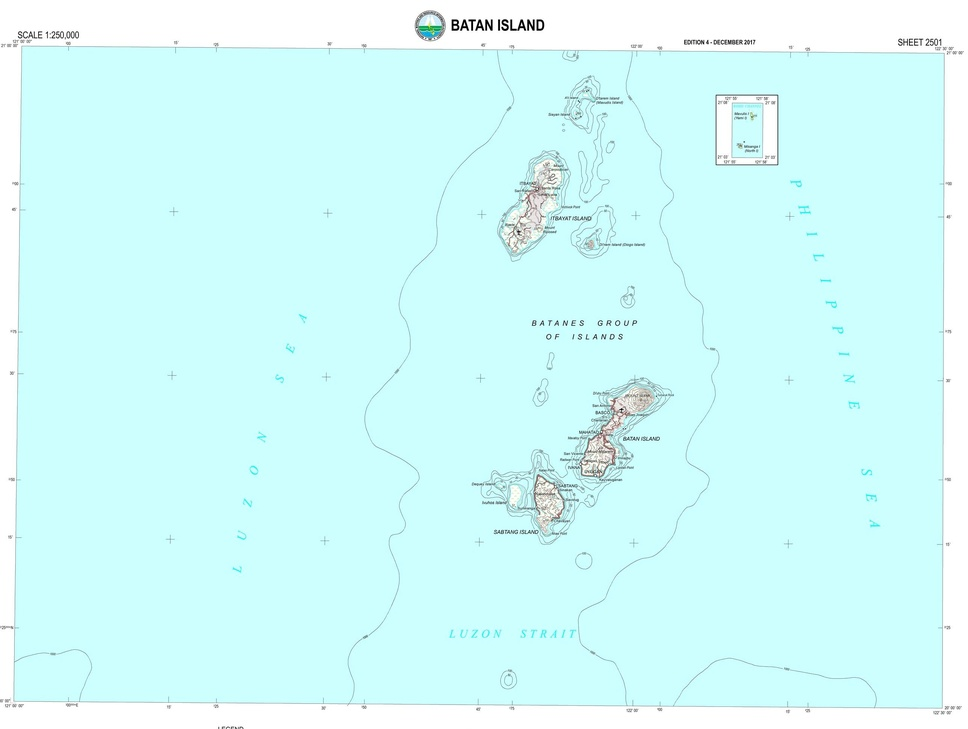
#> input picture data/raw/images/seg_01.jpg, 968 x 729 px, shrunk from 2576 x 1939 before the run
$ python -i image_coastline.py   (imports and definitions only)
#> lines starting #> are read from the running program, lines starting #| are printed output that depends on the picture; after the words box and inside, x2 and y2 are one past the last pixel; in counts of white or black regions, pixels touching at a corner belong together
"""Extract a coastline from a raster map image (e.g. a JPG).

The coastline is the *boundary* between sea and land. Two extraction methods are
provided, because real maps differ:

* ``method="otsu"`` — split the image into two regions by **brightness** (Otsu's
  method). Works for clean "filled land vs sea" images where one side is light
  and the other dark.

* ``method="sea_color"`` — detect the **blue sea by colour** (in HSV space).
  Needed for full topographic maps (e.g. NAMRIA sheets) where land contains
  white/green/text that overlaps the sea in brightness, so no single brightness
  cutoff separates them — but the sea is a distinct blue.

In both cases the pipeline is: build a sea/land mask -> (optionally) fill holes
and keep the largest region to drop labels/contour lines/specks -> take the
mask's morphological boundary. That boundary is the coastline, returned as a
binary image ready for the box-counting engine.

Only Pillow and scipy.ndimage are required (no OpenCV / scikit-image).
"""

from __future__ import annotations

import numpy as np
from PIL import Image
from scipy import ndimage


def load_grayscale(path: str) -> np.ndarray:
    """Load an image file as a 2-D float grayscale array in [0, 255]."""
#> called with path = '../../data/raw/images/seg_01.jpg'
    with Image.open(path) as im:
#> im is the input picture: PIL image 968x729 RGB; mean R, G, B 210.3, 252.4, 251.6
        return np.asarray(im.convert("L"), dtype=float)
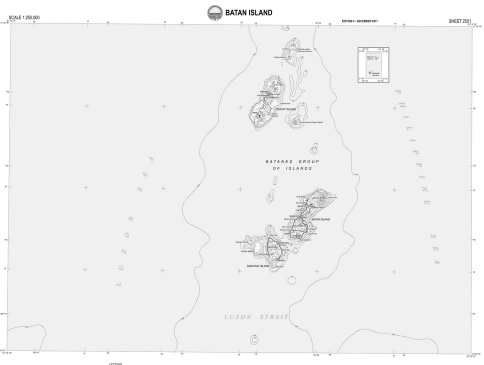
#> returned value: shape (729, 968) float64 (shown at 1/2 size); min 0, max 255, mean 239.8


# [8 lines left out: function load_hsv, not called in this run]


def otsu_threshold(gray: np.ndarray) -> float:
    """Compute Otsu's threshold — the gray level best separating two classes."""
    hist, _ = np.histogram(gray, bins=256, range=(0, 256))
#> hist = 256 values, max 527644 at index 240, min 0 at index 30, mean 2756.5
    hist = hist.astype(float)
    total = hist.sum()
#> total = 705672
    if total == 0:
        return 127.5

    levels = np.arange(256)
    weight_bg = np.cumsum(hist)
#> weight_bg = 256 values from 102 to 705672
    weight_fg = total - weight_bg
#> weight_fg = 256 values, max 705570 at index 0, min 0 at index 255, mean 661023.9
    cum_mean = np.cumsum(hist * levels)
#> cum_mean = 256 values from 0 to 169222126
    mean_bg = np.divide(cum_mean, weight_bg, out=np.zeros(256), where=weight_bg > 0)
#> mean_bg = 256 values from 0 to 239.8
    total_mean = cum_mean[-1]
#> total_mean = 169222126
    mean_fg = np.divide(total_mean - cum_mean, weight_fg,
                        out=np.zeros(256), where=weight_fg > 0)
#> mean_fg = 256 values, max 255 at index 254, min 0 at index 255, mean 240.4
    between_var = weight_bg * weight_fg * (mean_bg - mean_fg) ** 2
#> between_var = 256 values, max 5.88e+13 at index 208, min 0 at index 255, mean 2.95e+13
    return float(np.argmax(between_var))


def _crop_border(arr: np.ndarray, frac: float) -> np.ndarray:
    """Crop ``frac`` of each side off a 2-D or 3-D array."""
    if frac <= 0:
        return arr
    h, w = arr.shape[:2]
    dh, dw = int(h * frac), int(w * frac)
    return arr[dh:h - dh, dw:w - dw]


def _sea_mask_otsu(gray: np.ndarray) -> np.ndarray:
    """Binary mask from a brightness threshold (polarity-independent boundary)."""
    return gray > otsu_threshold(gray)


# [10 lines left out: function _sea_mask_color, not called in this run]


def extract_coastline(
    path: str,
    method: str = "otsu",
    threshold: float | str = "otsu",
    keep_largest: bool = True,
    fill_holes: bool = True,
    crop_border_frac: float = 0.0,
    hue_lo: float = 120.0,
    hue_hi: float = 185.0,
    sat_min: float = 25.0,
    val_min: float = 40.0,
    open_iterations: int = 0,
    min_feature_area: float = 300.0,
    debug_path: str | None = None,
) -> np.ndarray:
    """Turn a map image into a binary coastline image.

    Args:
        path:             Image file (JPG/PNG/...).
        method:           ``"otsu"`` (brightness) or ``"sea_color"`` (blue sea).
        threshold:        For ``otsu``: ``"otsu"`` or a fixed gray level 0–255.
        keep_largest:     Keep only the largest region before taking the boundary
                          — for ``sea_color`` this isolates the ocean itself, so
                          inland rivers/lakes and the frame are excluded.
        fill_holes:       Fill interior holes — for ``sea_color`` this drops
                          islands, depth-contour lines and labels inside the sea.
        crop_border_frac: Crop this fraction off each side first (map frame/title).
        hue_lo, hue_hi:   For ``sea_color``: hue band selecting the sea (PIL hue
                          scale 0–255; blue ~= 170, cyan ~= 127).
        sat_min, val_min: For ``sea_color``: minimum saturation/brightness.
        open_iterations:  For ``sea_color``: morphological opening before
                          isolating the ocean, to sever thin river connections
                          (0 = off). Higher values cut more aggressively.
        min_feature_area: For ``sea_color``: holes in the ocean smaller than this
                          (pixels) are filled — removing depth-contour fragments,
                          soundings and text labels — while larger holes (real
                          islands) are kept and their coastlines measured. Set 0
                          to keep every hole, or a huge value to fill all islands.
        debug_path:       If set, save a colour overlay (coastline drawn in red
                          over the original) here for visual inspection.

    Returns:
        Boolean array; True on coastline (sea/land boundary) pixels.
    """
    if method == "sea_color":
        hsv = _crop_border(load_hsv(path), crop_border_frac)
        mask = _sea_mask_color(hsv, hue_lo, hue_hi, sat_min, val_min)
        # Optionally sever thin inland-water connections to the open sea.
        if open_iterations > 0:
            mask = ndimage.binary_opening(mask, iterations=open_iterations)
        # Isolate the ocean = the single largest blue region. This drops inland
        # rivers/lakes (separate components) and the frame.
        if keep_largest:
            mask = _largest_true_component(mask)
        # Fill only SMALL holes (contour fragments / soundings / text in the sea);
        # keep large holes (islands) so their coastlines are measured too.
        if fill_holes:
            mask = _fill_small_holes(mask, min_feature_area)
    elif method == "otsu":
        gray = _crop_border(load_grayscale(path), crop_border_frac)
        thresh = otsu_threshold(gray) if threshold == "otsu" else float(threshold)
#> thresh = 208
        mask = gray > thresh
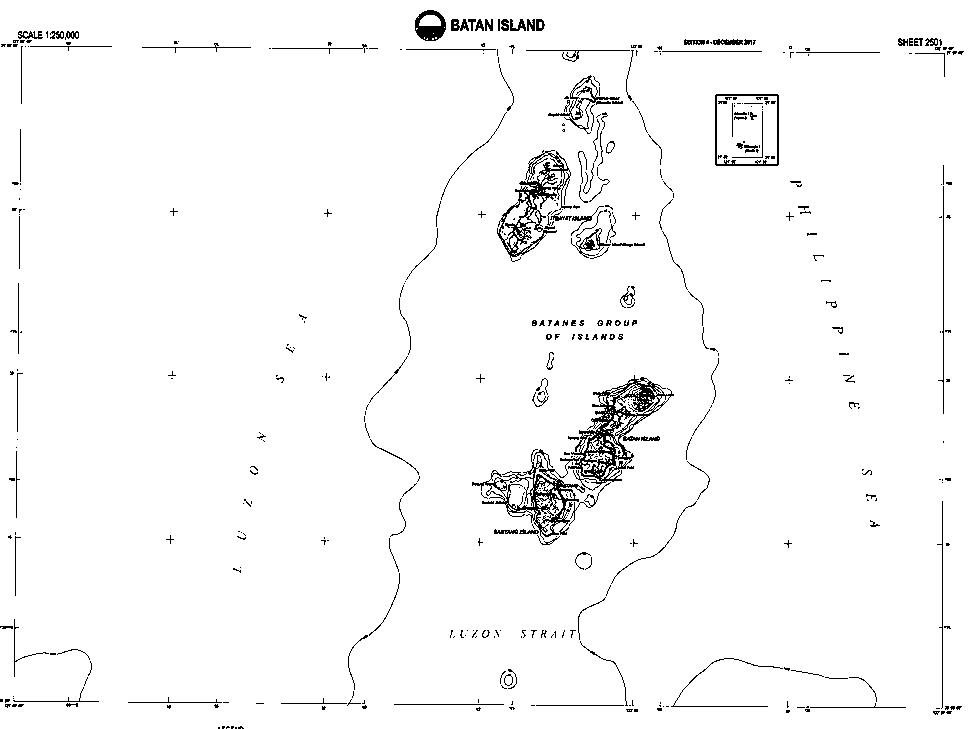
#> mask: shape (729, 968) bool; 97.2% white; black in thin lines or dots
        if fill_holes:
            mask = ndimage.binary_fill_holes(mask)
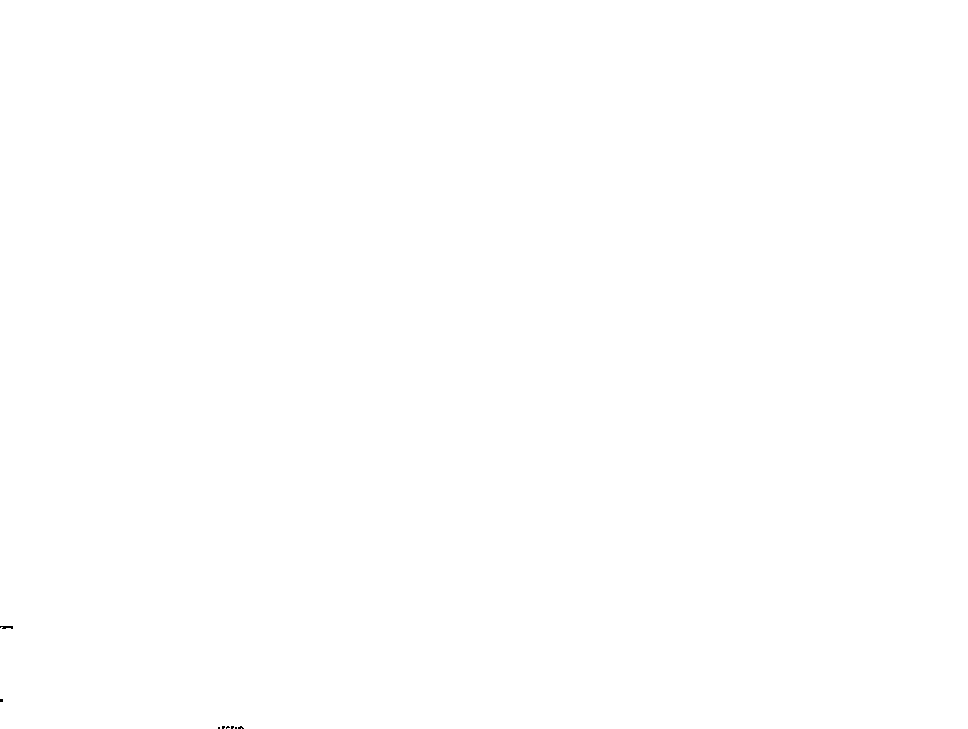
#> mask: shape (729, 968) bool; 100% white; black in thin lines or dots, all inside (x1, y1, x2, y2) = (0, 626, 244, 729)
        if keep_largest:
            mask = _keep_largest_region(mask)
    else:
        raise ValueError(f"unknown method {method!r}; use 'otsu' or 'sea_color'")

    # Morphological boundary: mask pixels bordering a non-mask pixel. border_value=1
    # so a region touching the image edge does not create a boundary along the frame.
    eroded = ndimage.binary_erosion(mask, border_value=1)
    boundary = mask & ~eroded

    if debug_path is not None:
        _save_overlay(path, boundary, crop_border_frac, debug_path)
    return boundary


# [75 lines left out: functions coastline_diagnostics, _fill_small_holes, _largest_true_component, not called in this run]


def _keep_largest_region(mask: np.ndarray) -> np.ndarray:
    """Return a mask with only its single largest connected component kept.

    Considers both the mask and its complement and keeps whichever connected
    component is largest overall — robust to whether sea or land is foreground.
    """
    best, best_size = mask, int(mask.sum())
#> best_size = 705590
    for candidate in (mask, ~mask):
        labels, n = ndimage.label(candidate)
        if n == 0:
            continue
        sizes = ndimage.sum_labels(np.ones_like(labels), labels, index=range(1, n + 1))
        largest = int(np.argmax(sizes)) + 1
        region = labels == largest
        if region.sum() > best_size:
            best, best_size = region, int(region.sum())
#> this loop made 2 passes
#> (n, sizes, largest) on passes 1 to 2: (2, [705589, 1], 1), (8, [30, 9, 8, 7, 8, 12, 4, 4], 1)
#> pass 1, in _keep_largest_region, `labels, n = ndimage.label(candidate)`:
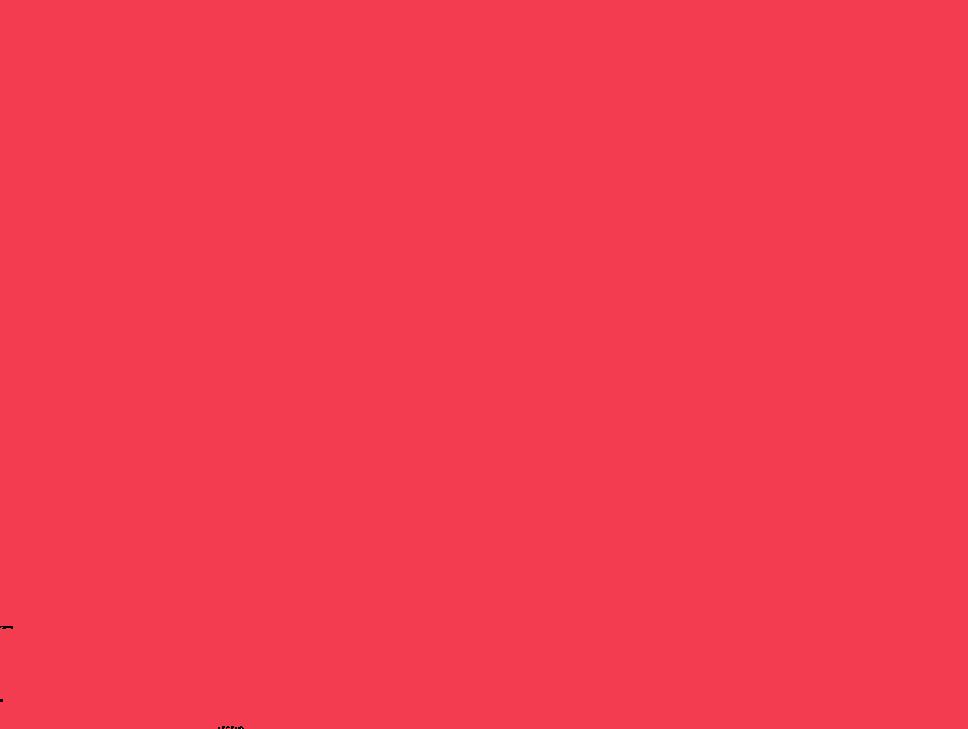
#> labels: shape (729, 968) int32; 3 distinct labels, from 0 to 2; one colour per label, 0 black
#> pass 2, in _keep_largest_region, `labels, n = ndimage.label(candidate)`:
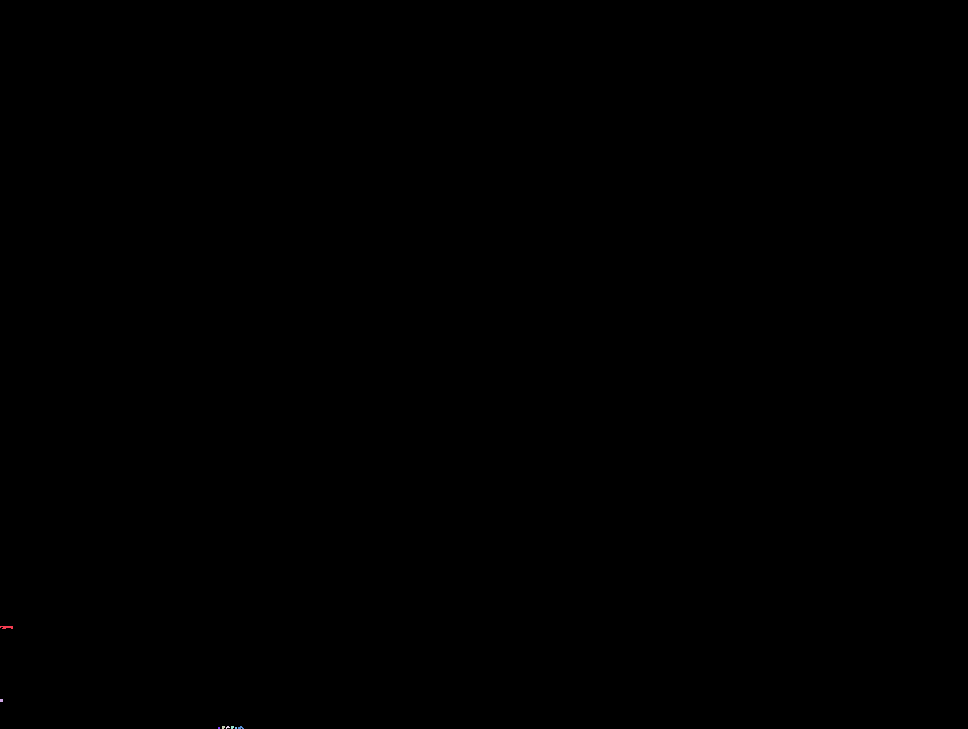
#> labels: shape (729, 968) int32; 9 distinct labels, from 0 to 8; one colour per label, 0 black
#> after the loop, best_size = 705590
    return best


# [10 lines left out: function _save_overlay, not called in this run]

>>> result = extract_coastline('../../data/raw/images/seg_01.jpg')

$ run again, on data/raw/images/seg_02.jpg
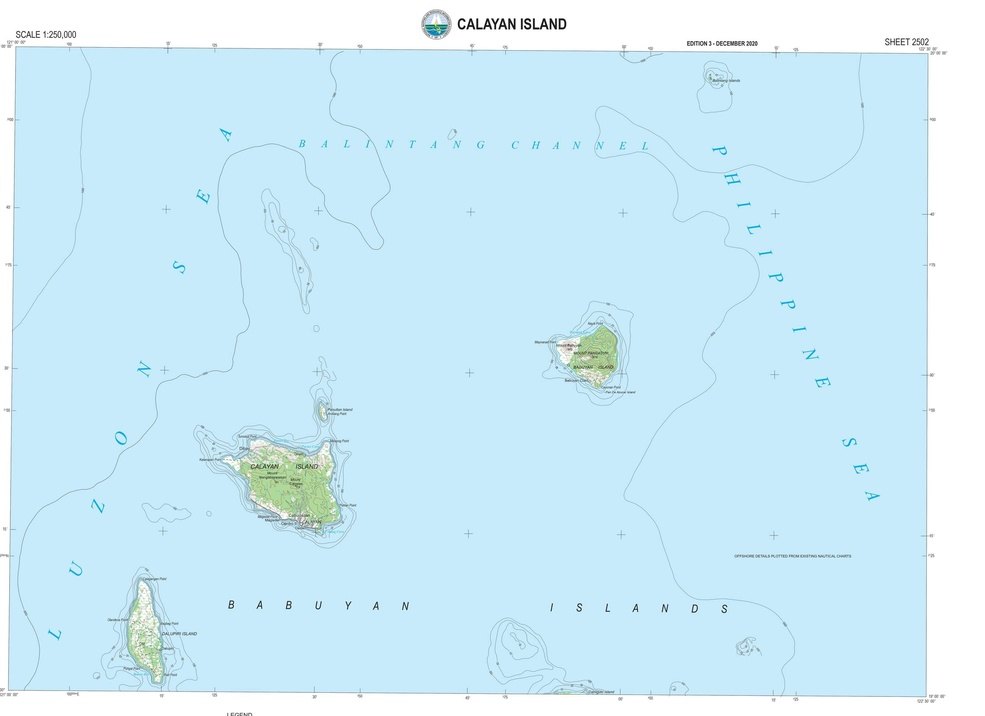
#> input picture data/raw/images/seg_02.jpg, 985 x 716 px, shrunk from 2668 x 1939 before the run
#> in load_grayscale, im is the input picture: PIL image 985x716 RGB; mean R, G, B 206.2, 236.1, 248.6
#> hist = 256 values, max 495322 at index 226, min 1 at index 26, mean 2754.9
#> total = 705260
#> weight_bg = 256 values from 20 to 705260
#> weight_fg = 256 values, max 705240 at index 0, min 0 at index 255, mean 629713.3
#> cum_mean = 256 values from 0 to 161206606
#> mean_bg = 256 values from 0 to 228.6
#> total_mean = 161206606
#> mean_fg = 256 values, max 255 at index 254, min 0 at index 255, mean 231.1
#> between_var = 256 values, max 6.35e+13 at index 239, min 0 at index 255, mean 2.67e+13
#> thresh = 239
#> in extract_coastline, `mask = ndimage.binary_fill_holes(mask)`:
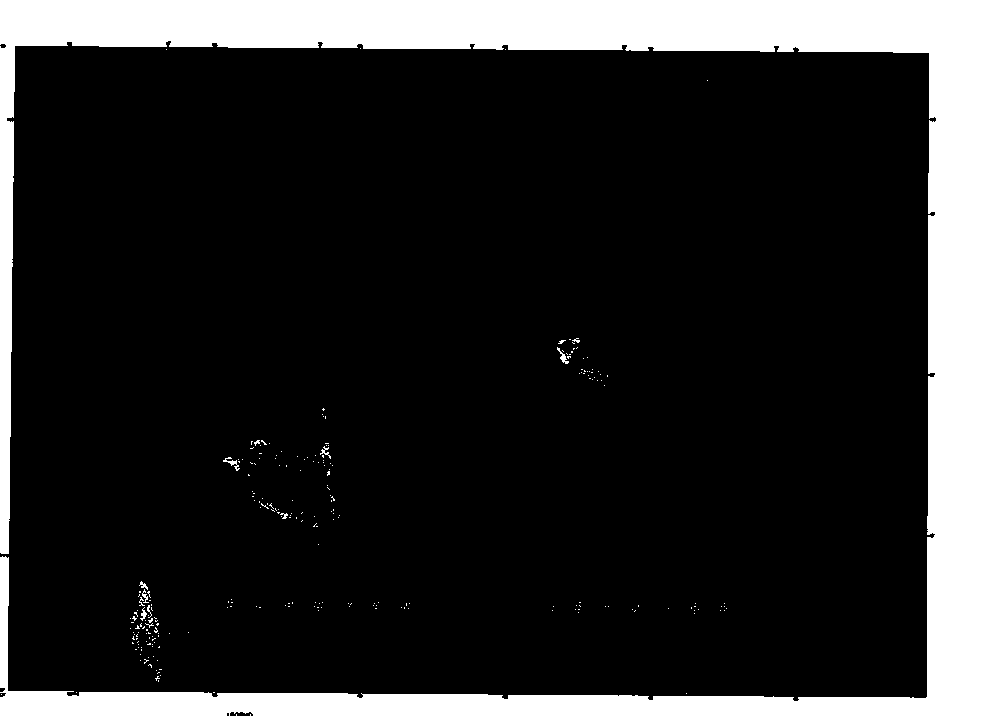
#> mask: shape (716, 985) bool; 16.2% white; 252 white regions (241 under 20 px), largest, box (x1, y1, x2, y2) and area: (0, 0, 985, 716) 113376, (223, 457, 240, 471) 70, (557, 347, 569, 364) 63
#> in _keep_largest_region, `best, best_size = mask, int(mask.sum())`: best_size = 114345
#> the loop in _keep_largest_region, `for candidate in (mask, ~mask):` made 2 passes
#> (n, sizes, largest, best_size) on pass 2: (6, [590783, 19, 17, 18, 72, 6], 1, 590783)
#> after the loop in _keep_largest_region, `for candidate in (mask, ~mask):`: best_size = 590783
#> eroded: shape (716, 985) bool; 83% white; 93 black regions (63 under 20 px), largest, box (x1, y1, x2, y2) and area: (0, 0, 985, 716) 116895, (134, 580, 160, 638) 644, (258, 500, 293, 520) 189
#> in extract_coastline, `boundary = mask & ~eroded`:
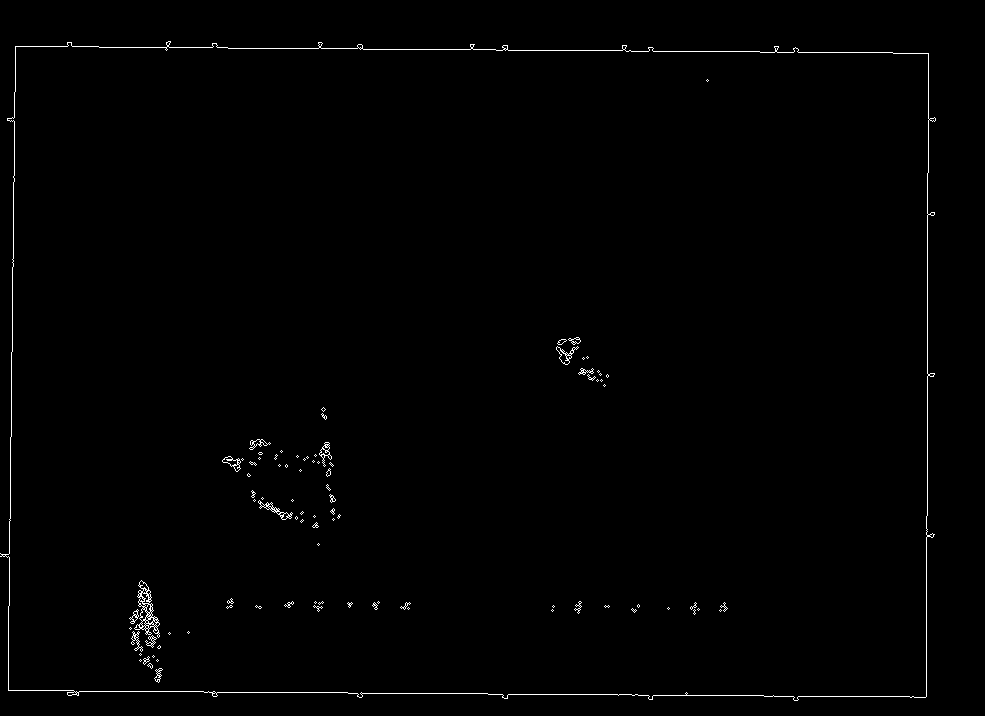
#> boundary: shape (716, 985) bool; 0.73% white in thin lines or dots, all inside (x1, y1, x2, y2) = (0, 41, 936, 701)
